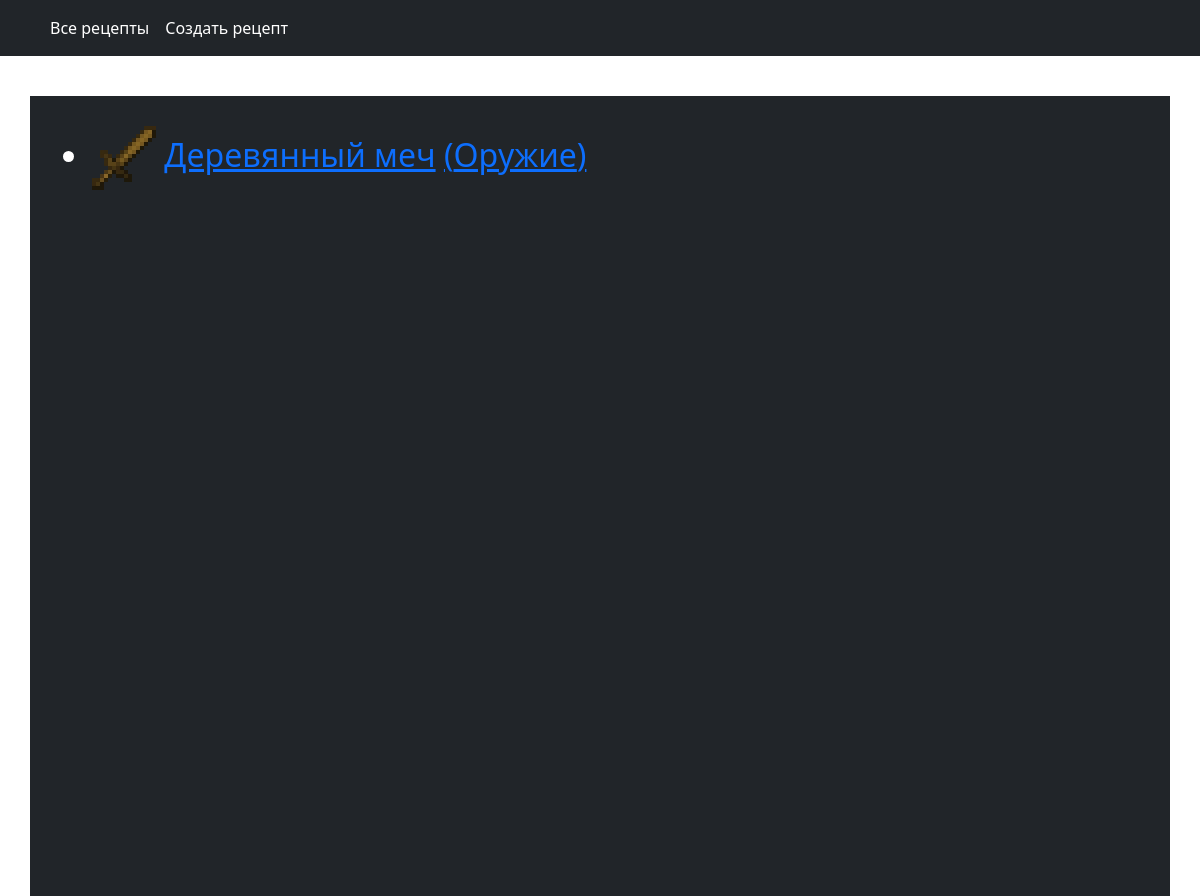
The page /category/5 on the database its author committed.
### main/models.py (models this page shows, shortened)
class Recipe(models.Model):
	result = models.ForeignKey('Item', on_delete=models.CASCADE,
		verbose_name='Результ', related_name='result_items')
	left_up_item = models.ForeignKey('Item', on_delete=models.CASCADE, null=True,
		blank=True, verbose_name='Левый верхний предмет', related_name='left_up_items')
	up_item = models.ForeignKey('Item', on_delete=models.CASCADE, null=True,
		blank=True, verbose_name='Верхний предмет', related_name='up_items')
	right_up_item = models.ForeignKey('Item', on_delete=models.CASCADE, null=True,
		blank=True, verbose_name='Правый верхний предмет', related_name='right_up_items')
	left_item = models.ForeignKey('Item', on_delete=models.CASCADE, null=True,
		blank=True, verbose_name='Левый предмет', related_name='left_items')
	middle_item = models.ForeignKey('Item', on_delete=models.CASCADE, null=True,
		blank=True, verbose_name='Средний предмет', related_name='middle_items')
	right_item = models.ForeignKey('Item', on_delete=models.CASCADE, null=True,
		blank=True, verbose_name='Правый предмет', related_name='right_items')
	left_down_item = models.ForeignKey('Item', on_delete=models.CASCADE, null=True,
		blank=True, verbose_name='Левый нижний предмет', related_name='left_down_items')
	down_item = models.ForeignKey('Item', on_delete=models.CASCADE, null=True,
		blank=True, verbose_name='Нижний предмет', related_name='down_items')
	right_down_item = models.ForeignKey('Item', on_delete=models.CASCADE, null=True,
		blank=True,verbose_name='Правый нижний предмет', related_name='right_down_items')
	def get_absolute_url(self):
		return reverse('recipe', kwargs={'pk': self.pk})
	class Meta:
		verbose_name = 'Рецепт'
		verbose_name_plural = 'Рецепты'

class Item(models.Model):
	name = models.CharField(max_length=128, verbose_name='Имя предмета', unique=True)
	image = models.ImageField(upload_to='items/', verbose_name='Изображение')
	item_category = models.ForeignKey('ItemCategory', on_delete=models.PROTECT,
		null=True, verbose_name='Категория')
	slug = models.SlugField(max_length=256, null=False, unique=True, db_index=True,
		verbose_name='URL')
	class Meta:
		verbose_name = 'Предмет'
		verbose_name_plural = 'Предметы'

class ItemCategory(models.Model):
	name = models.CharField(max_length=128, verbose_name='Имя категории', unique=True)
	slug = models.SlugField(max_length=256, null=False, unique=True, db_index=True,
		verbose_name='URL')
	class Meta:
		verbose_name = 'Категория предмета'
		verbose_name_plural = 'Категории предметов'

### main/views.py (the view)
# urls.py: path('category/<int:cat_id>', views.CategoryListView.as_view(), name='category'),
class CategoryListView(ListView):
	model = models.Recipe
	template_name = 'index.html'
	context_object_name = 'recipes'
	def get_queryset(self):
		return models.Recipe.objects.filter(result__item_category=self.kwargs['cat_id'])

### main/templates/index.html (shortened to what this page needs)
{% extends 'base.html' %}
{% block content %}
	<ul>
		{% for recipe in recipes %}
		<h2><li><img height=64px src="{{ recipe.result.image.url }}"> <a href="{{ recipe.get_absolute_url }}">{{ recipe.result.name }}</a> <a href="{% url 'category' recipe.result.item_category.id %}">({{ recipe.result.item_category.name }})</a></li></h2>
		{% endfor %}
	</ul>
{% endblock %}

### rows shown on the page
Recipe: result.image (picture), result.name "Деревянный меч", result.item_category.name "Оружие"
